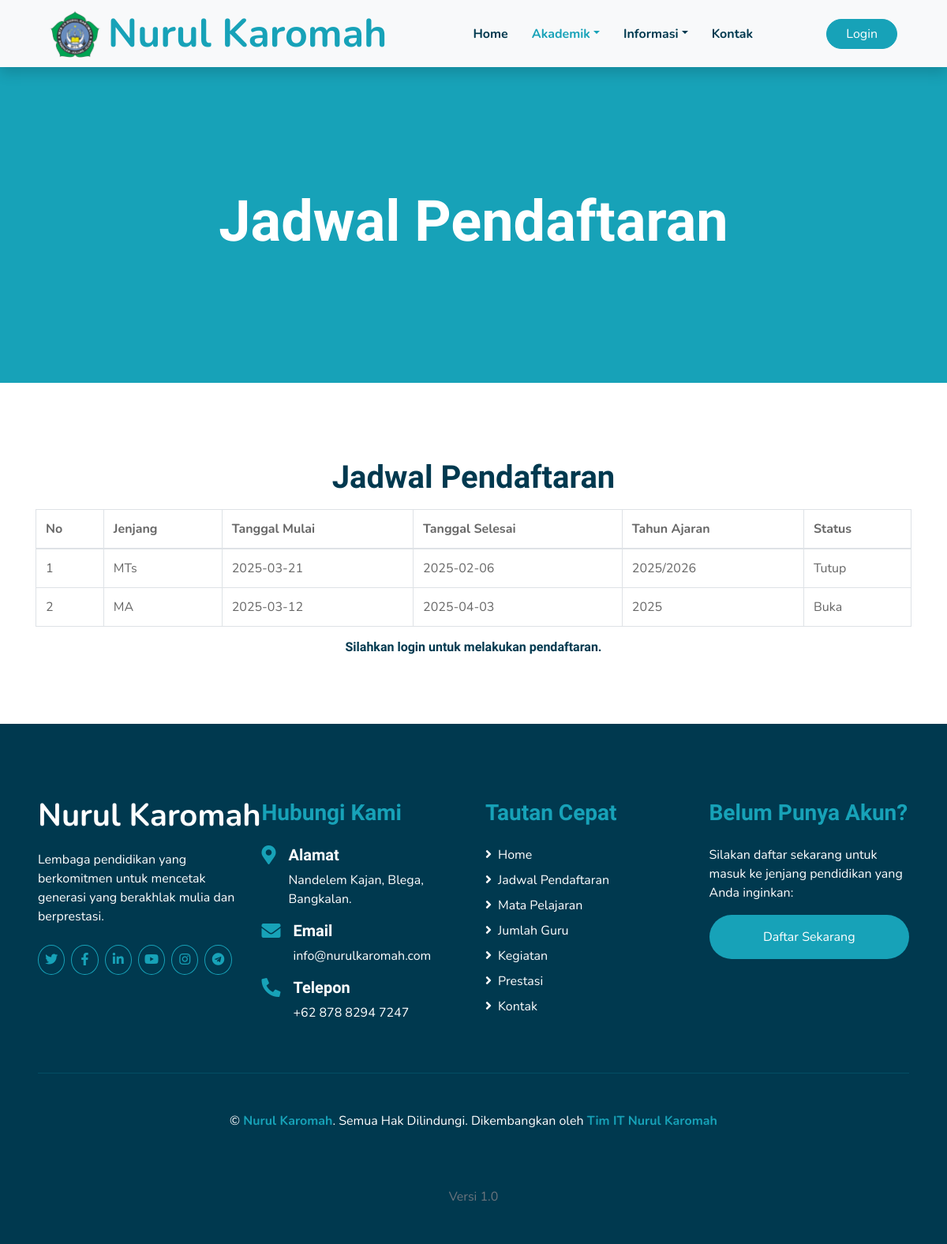
The page /jadwal.php on the database its author committed.
### tables this page shows
CREATE TABLE `jadwal_pendaftaran` (
  `jadwal_pendaftaran_id` int(11) NOT NULL,
  `jenjang` enum('MI','MTs','MA') NOT NULL,
  `tanggal_mulai` date NOT NULL,
  `tanggal_selesai` date NOT NULL,
  `tahun_ajaran` varchar(9) NOT NULL,
  `jumlah_pendaftar` int(11) DEFAULT '0',
  `jumlah_diterima` int(11) DEFAULT '0',
  `jumlah_ditolak` int(11) DEFAULT '0'
);

### jadwal.php (the view, shortened to what this page needs)
<?php
include 'config/config.php';
$sql = "SELECT * FROM jadwal_pendaftaran";
$result = $conn->query($sql);
?>
<!DOCTYPE html>
<html lang="en">
<head>
    <link href="https://cdnjs.cloudflare.com/ajax/libs/font-awesome/5.10.0/css/all.min.css" rel="stylesheet">
    <link href="lib/flaticon/font/flaticon.css" rel="stylesheet">
    <link href="lib/owlcarousel/assets/owl.carousel.min.css" rel="stylesheet">
    <link href="lib/lightbox/css/lightbox.min.css" rel="stylesheet">
    <link href="css/style.css" rel="stylesheet">
</head>
<body>
    <div class="container-fluid bg-light position-relative shadow">
        <nav class="navbar navbar-expand-lg bg-light navbar-light py-3 py-lg-0 px-0 px-lg-5">
            <a href="" class="navbar-brand font-weight-bold text-secondary" style="font-size: 50px; display: inline-flex; align-items: center;">
                <img src="img/nurul.png" alt="Logo" style="height: 60px; margin-right: 10px;">
                <span class="text-primary">Nurul Karomah</span>
            </a>
            <div class="collapse navbar-collapse justify-content-between" id="navbarCollapse">
                <div class="navbar-nav font-weight-bold mx-auto py-0">
                    <a href="index.php" class="nav-item nav-link ">Home</a>
                    <div class="nav-item dropdown">
                        <a href="#" class="nav-link dropdown-toggle active" data-toggle="dropdown">Akademik</a>
                    </div>
                    <div class="nav-item dropdown">
                        <a href="#" class="nav-link dropdown-toggle" data-toggle="dropdown">Informasi</a>
                    </div>
                    <a href="kontak.php" class="nav-item nav-link">Kontak</a>
                </div>
                <a href="auth/login.php" class="btn btn-primary px-4">Login</a>
            </div>
        </nav>
    </div>
    <div class="container-fluid bg-primary mb-5">
        <div class="d-flex flex-column align-items-center justify-content-center" style="min-height: 400px">
            <h3 class="display-3 font-weight-bold text-white">Jadwal Pendaftaran</h3>
        </div>
    </div>
    <div class="container-fluid pt-5">
        <div class="container pb-3">
            <div class="text-center pb-2">
                <h1>Jadwal Pendaftaran</h1>
            </div>
            <div class="row">
                <div class="col-12">
                    <table class="table table-bordered">
                        <thead>
                            <tr>
                                <th>No</th>
                                <th>Jenjang</th>
                                <th>Tanggal Mulai</th>
                                <th>Tanggal Selesai</th>
                                <th>Tahun Ajaran</th>
                                <th>Status</th>
                            </tr>
                        </thead>
                        <tbody>
                            <?php
                            if ($result->num_rows > 0) {
                                $nomor = 1;
                                while ($row = $result->fetch_assoc()) {
                                    $tanggal_sekarang = date("Y-m-d");
                                    $tanggal_selesai = $row["tanggal_selesai"];
                                    $status = ($tanggal_sekarang <= $tanggal_selesai) ? "Buka" : "Tutup";
                                    echo "<tr>";
                                    echo "<td>" . $nomor . "</td>";
                                    echo "<td>" . $row["jenjang"] . "</td>";
                                    echo "<td>" . $row["tanggal_mulai"] . "</td>";
                                    echo "<td>" . $row["tanggal_selesai"] . "</td>";
                                    echo "<td>" . $row["tahun_ajaran"] . "</td>";
                                    echo "<td>" . $status . "</td>";
                                    echo "</tr>";
                                    $nomor++;
                                }
                            } else {
                                echo "<tr><td colspan='6'>Tidak ada data jadwal pendaftaran.</td></tr>";
                            }
                            ?>
                        </tbody>
                    </table>
                </div>
                <div class="col-12 text-center mb-3">
                    <h6>Silahkan login untuk melakukan pendaftaran.</h6>
                </div>
            </div>
        </div>
    </div>
</body>
</html>

### rows shown on the page
jadwal_pendaftaran: jenjang "MTs", tanggal_mulai "2025-03-21", tanggal_selesai "2025-02-06", tahun_ajaran "2025/2026"
jadwal_pendaftaran: jenjang "MA", tanggal_mulai "2025-03-12", tanggal_selesai "2025-04-03", tahun_ajaran "2025"
